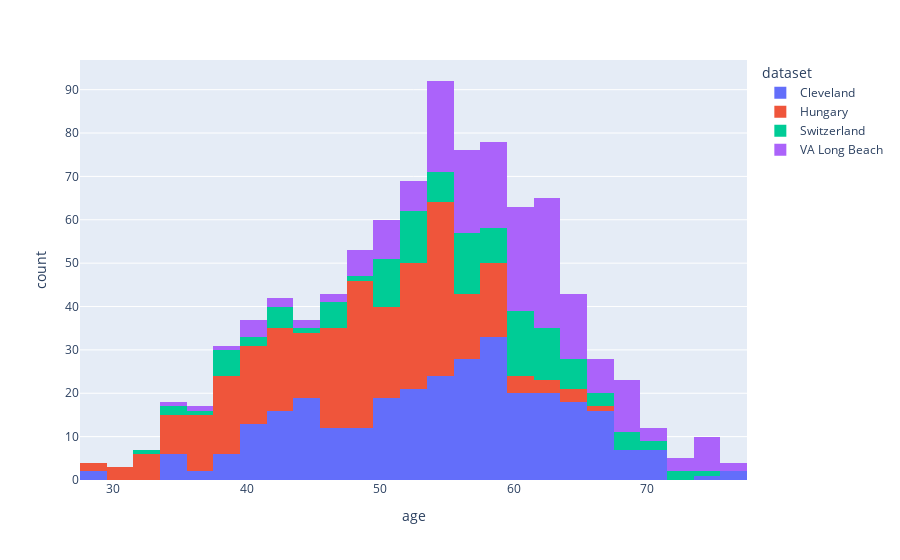

Notebook code for this chart:
### Code cell
# make a plot of age column using plotly and coloring this by dataset column 
fig = px.histogram(data_frame=df, x='age', color='dataset')
fig.show()

# print the mean median and mode of age column grouped by dataset column
print(f"Mean of Data Set: {df.groupby('dataset')['age'].mean()}")
print("-----------------------------------------")
print(f"Median of Data Set: {df.groupby('dataset')['age'].median()}")
print("-----------------------------------------")
print(F"Mode of Data Set: {df.groupby('dataset')['age'].agg(pd.Series.mode)}")
print("-----------------------------------------")

### Figure 1 — Plotly figure (JSON) as saved in the notebook; plotly's stock layout.template omitted (floating-point values rounded to 4 significant figures; data arrays with more than 128 entries replaced by an {"elided": "..."} marker saying what was removed)
{"data": [{"alignmentgroup": "True", "bingroup": "x", "hovertemplate": "dataset=Cleveland<br>age=%{x}<br>count=%{y}<extra></extra>", "legendgroup": "Cleveland", "marker": {"color": "#636efa", "pattern": {"shape": ""}}, "name": "Cleveland", "offsetgroup": "Cleveland", "orientation": "v", "showlegend": true, "type": "histogram", "x": {"elided": "304 int values"}, "xaxis": "x", "yaxis": "y"}, {"alignmentgroup": "True", "bingroup": "x", "hovertemplate": "dataset=Hungary<br>age=%{x}<br>count=%{y}<extra></extra>", "legendgroup": "Hungary", "marker": {"color": "#EF553B", "pattern": {"shape": ""}}, "name": "Hungary", "offsetgroup": "Hungary", "orientation": "v", "showlegend": true, "type": "histogram", "x": {"elided": "293 int values"}, "xaxis": "x", "yaxis": "y"}, {"alignmentgroup": "True", "bingroup": "x", "hovertemplate": "dataset=Switzerland<br>age=%{x}<br>count=%{y}<extra></extra>", "legendgroup": "Switzerland", "marker": {"color": "#00cc96", "pattern": {"shape": ""}}, "name": "Switzerland", "offsetgroup": "Switzerland", "orientation": "v", "showlegend": true, "type": "histogram", "x": [32, 34, 35, 36, 38, 38, 38, 38, 38, 38, 40, 41, 42, 42, 43, 43, 43, 45, 46, 46, 47, 47, 47, 47, 48, 50, 50, 50, 50, 51, 51, 51, 51, 51, 51, 51, 52, 52, 52, 52, 53, 53, 53, 53, 53, 53, 53, 53, 54, 54, 54, 55, 55, 55, 55, 56, 56, 56, 56, 56, 56, 56, 56, 57, 57, 57, 57, 57, 57, 58, 58, 58, 59, 59, 59, 59, 59, 60, 60, 60, 60, 60, 60, 61, 61, 61, 61, 61, 61, 61, 61, 61, 62, 62, 62, 62, 62, 62, 62, 63, 63, 63, 63, 63, 64, 64, 64, 65, 65, 65, 65, 66, 66, 67, 68, 68, 69, 69, 70, 70, 72, 73, 74], "xaxis": "x", "yaxis": "y"}, {"alignmentgroup": "True", "bingroup": "x", "hovertemplate": "dataset=VA Long Beach<br>age=%{x}<br>count=%{y}<extra></extra>", "legendgroup": "VA Long Beach", "marker": {"color": "#ab63fa", "pattern": {"shape": ""}}, "name": "VA Long Beach", "offsetgroup": "VA Long Beach", "orientation": "v", "showlegend": true, "type": "histogram", "x": {"elided": "200 int values"}, "xaxis": "x", "yaxis": "y"}], "layout": {"barmode": "relative", "legend": {"title": {"text": "dataset"}, "tracegroupgap": 0}, "margin": {"t": 60}, "xaxis": {"anchor": "y", "domain": [0, 1], "title": {"text": "age"}}, "yaxis": {"anchor": "x", "domain": [0, 1], "title": {"text": "count"}}}}
